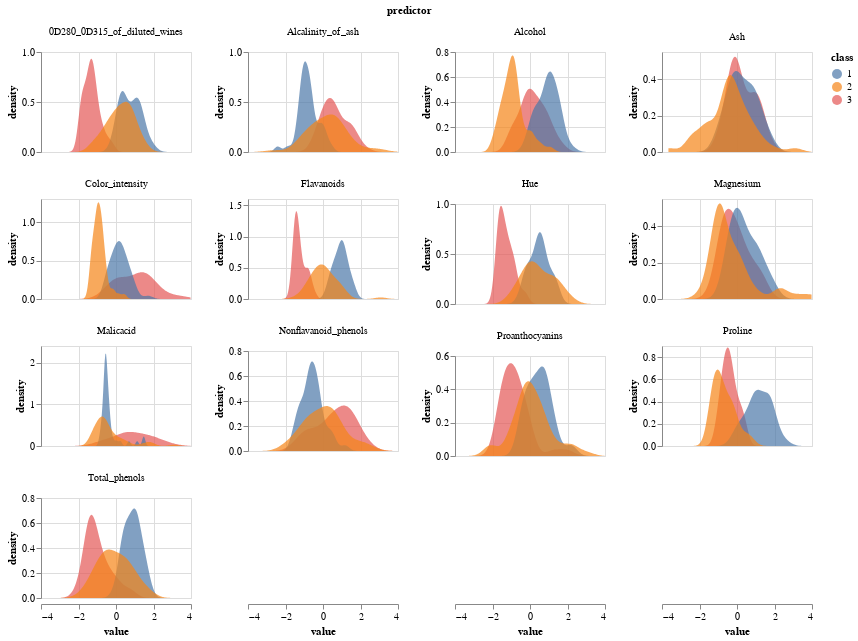

The notebook cell this image was saved under:
### Code cell
plot_density(scaled_wine_train, scaled_wine_train.columns, "class", ncols=4, height=100)

### Figure 1 — Vega-Lite specification as saved in the notebook (floating-point values rounded to 4 significant figures; data arrays with more than 128 entries replaced by an {"elided": "..."} marker saying what was removed)
{"config": {"view": {"continuousWidth": 300, "continuousHeight": 300}}, "data": {"name": "data-eaa4d5ef0e594111372cdac292b008d3"}, "facet": {"field": "predictor", "type": "nominal"}, "spec": {"mark": {"type": "area", "opacity": 0.7}, "encoding": {"color": {"field": "class", "type": "nominal"}, "x": {"field": "value", "type": "quantitative"}, "y": {"field": "density", "stack": false, "type": "quantitative"}}, "height": 100, "transform": [{"density": "value", "groupby": ["class", "predictor"]}], "width": 150}, "columns": 4, "resolve": {"scale": {"y": "independent"}}, "$schema": "https://vega.github.io/schema/vega-lite/v5.15.1.json", "datasets": {"data-eaa4d5ef0e594111372cdac292b008d3": {"elided": "1612 records"}}}
